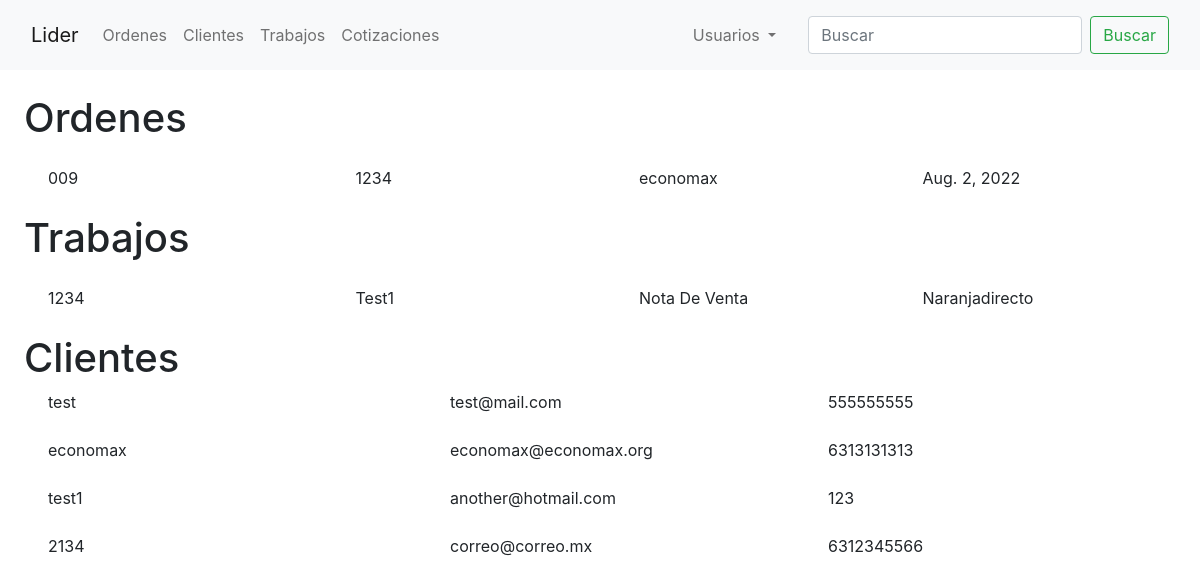
Screenshot of /busqueda/ with the database file from the repository.
### orders/models.py (models this page shows, shortened)
class Order(models.Model):
    customer = models.ForeignKey(Customer, on_delete=models.CASCADE)
    lider_id = models.ForeignKey(Lider, on_delete=models.CASCADE)
    date_ordered = models.DateField('Fecha ordenada', auto_now=True)
    expected_delivery_date = models.DateField('Fecha esperada de Entrega', auto_now=True)
    quantity_ordered = models.PositiveIntegerField(verbose_name='Cantidad Solicitada', default=0)

class Lider(models.Model):
    lider_id = models.CharField('Numero de Lider', max_length=4,
                                validators=[RegexValidator(r'^\d{1,10}$')], primary_key=True)
    doc_description = models.CharField(verbose_name='Descripcion del documento',
                                       max_length=250, default='NOTA DE VENTA')
    customer = models.ForeignKey(Customer, on_delete=models.CASCADE, default='')
    doc_inks = models.CharField(max_length=14, choices=[('negra', 'NEGRA'),
                                                        ('reflex', 'AZUL REFLEX'),
                                                        ('rojo032', 'ROJO 032CV'),
                                                        ('naranjaDirecto', 'NARANJA DIRECTO')
                                                        ],
                                default='reflex')
    def __str__(self):
        return self.lider_id

class Customer(models.Model):
    name_company = models.CharField(verbose_name='Nombre/Empresa', max_length=50)
    email = models.EmailField(verbose_name='Correo', null=True)
    phone_number = models.CharField(verbose_name='Telefono', max_length=10, validators=[RegexValidator(r'^\d{1,10}$')])
    address = models.CharField(verbose_name='Domicilio', max_length=100, null=True)
    shipping = models.BooleanField(verbose_name='Entrega a domicilio')
    def __str__(self):
        return self.name_company

### orders/views.py (the view)
# urls.py: path('busqueda/', search_view, name='search')
def search_view(request):
    if request.method == 'GET' and request.GET.get('q') is not '':
        q = request.GET.get('q') if request.GET.get('q') is not None else ''
        orders = Order.objects.filter(Q(customer__name_company__icontains=q) |
                                      Q(lider_id__lider_id__icontains=q))
        customers = Customer.objects.filter(Q(name_company__icontains=q))
        lider = Lider.objects.filter(Q(lider_id__icontains=q) |
                                     Q(doc_description__icontains=q) |
                                     Q(doc_inks__icontains=q))
        context = {
            'orders': orders.order_by('-id'),
            'customers': customers,
            'lider': lider
        }
    else:
        context = {}
    return render(request, 'search/search.html', context)

### templates/search/search.html
{% extends 'orders/base.html' %}
{% block content %}
    <div class="mx-4 my-4">
        {% if orders %}
            <h1>Ordenes</h1>
            {% for order in orders %}
                <div class="row my-4">
                    <a href="{% url 'order-detail' order.id %}" class="col mx-4 link-dark">{{ order.id | stringformat:'03d'}}</a>
                    <a href="{% url 'lider-detail' order.lider_id %}" class="col link-dark">{{ order.lider_id }}</a>
                    <a href="{% url 'customer-detail' order.customer.id %}" class="col link-dark">{{ order.customer }}</a>
                    <div class="col">{{ order.date_ordered }}</div>
                </div>
            {% endfor %}
        {% endif %}
        {% if lider %}
            <h1>Trabajos</h1>
            {% for l in lider %}
                <div class="row my-4">
                    <a href='{% url 'lider-detail' l.lider_id %}' class="col mx-4 link-dark">{{ l.lider_id }}</a>
                    <a href="{% url 'customer-detail' l.customer.id %}" class="col link-dark">{{ l.customer|title }}</a>
                    <div class="col">{{ l.doc_description|title}}</div>
                    <div class="col">{{ l.doc_inks|title }}</div>
                </div>
            {% endfor %}
        {% endif %}
        {% if customers %}
            <h1>Clientes</h1>
            {% for customer in customers %}
                <div class="row mb-4">
                    <a href="{% url 'customer-detail' customer.id %}" class="col mx-4 link-dark">{{ customer.name_company }}</a>
                    <div class="col">{{ customer.email }}</div>
                    <div class="col">{{ customer.phone_number}}</div>
                </div>
            {% endfor %}
        {% endif %}
    </div>
{% endblock %}

### orders/static/crm/main.css (style rules this page uses)
body { background: whitesmoke; color: #333333; }
.col { border: 1px; }

### rows the page displays
Order: id "009", lider_id "1234", customer "economax", date_ordered "Aug. 2, 2022"
Lider: lider_id "1234", customer "Test1", doc_description "Nota De Venta", doc_inks "Naranjadirecto"
Customer: name_company "test", email "test@mail.com", phone_number "555555555"
Customer: name_company "economax", email "economax@economax.org", phone_number "6313131313"
Customer: name_company "test1", email "another@hotmail.com", phone_number "123"
Customer: name_company "2134", email "correo@correo.mx", phone_number "6312345566"
